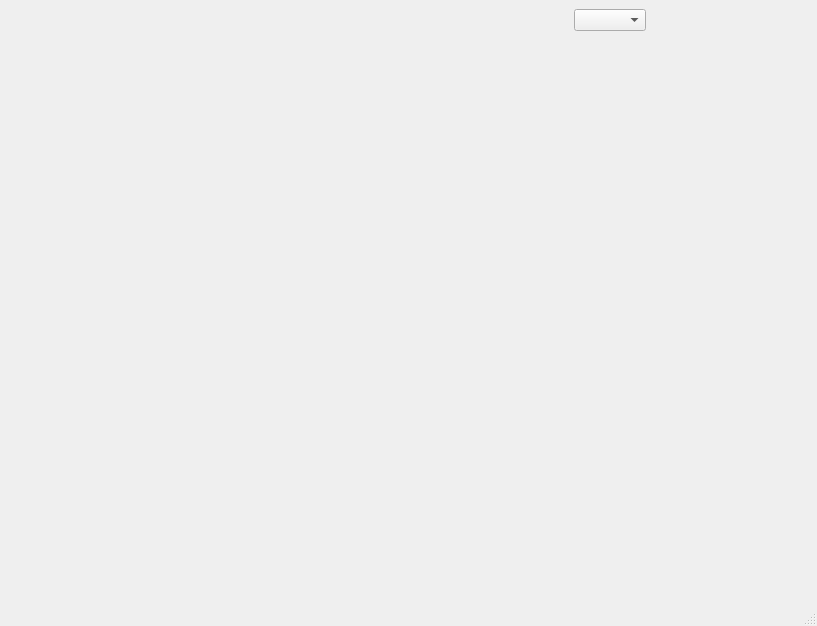
<?xml version="1.0" encoding="UTF-8"?>
<ui version="4.0">
 <class>MainWindow</class>
 <widget class="QMainWindow" name="MainWindow">
  <property name="geometry">
   <rect>
    <x>0</x>
    <y>0</y>
    <width>817</width>
    <height>626</height>
   </rect>
  </property>
  <property name="windowTitle">
   <string>USB Scope</string>
  </property>
  <property name="windowIcon">
   <iconset resource="images.qrc">
    <normaloff>:/icon.ico</normaloff>:/icon.ico</iconset>
  </property>
  <widget class="QWidget" name="centralwidget">
   <layout class="QHBoxLayout" name="horizontalLayout">
    <item>
     <layout class="QHBoxLayout" name="horizontalLayout_2">
      <property name="sizeConstraint">
       <enum>QLayout::SetMaximumSize</enum>
      </property>
      <item>
       <widget class="QCameraViewfinder" name="widget" native="true">
        <property name="minimumSize">
         <size>
          <width>320</width>
          <height>240</height>
         </size>
        </property>
        <property name="maximumSize">
         <size>
          <width>16777215</width>
          <height>16777215</height>
         </size>
        </property>
       </widget>
      </item>
     </layout>
    </item>
    <item>
     <layout class="QVBoxLayout" name="verticalLayout">
      <item alignment="Qt::AlignHCenter">
       <widget class="QComboBox" name="resolutions">
        <property name="maximumSize">
         <size>
          <width>400</width>
          <height>16777215</height>
         </size>
        </property>
       </widget>
      </item>
      <item>
       <spacer name="verticalSpacer">
        <property name="orientation">
         <enum>Qt::Vertical</enum>
        </property>
        <property name="sizeHint" stdset="0">
         <size>
          <width>20</width>
          <height>40</height>
         </size>
        </property>
       </spacer>
      </item>
     </layout>
    </item>
   </layout>
  </widget>
  <widget class="QMenuBar" name="menubar">
   <property name="geometry">
    <rect>
     <x>0</x>
     <y>0</y>
     <width>817</width>
     <height>23</height>
    </rect>
   </property>
  </widget>
  <widget class="QStatusBar" name="statusbar"/>
 </widget>
 <customwidgets>
  <customwidget>
   <class>QCameraViewfinder</class>
   <extends>QWidget</extends>
   <header>qcameraviewfinder.h</header>
   <container>1</container>
  </customwidget>
 </customwidgets>
 <resources>
  <include location="images.qrc"/>
 </resources>
 <connections/>
</ui>
